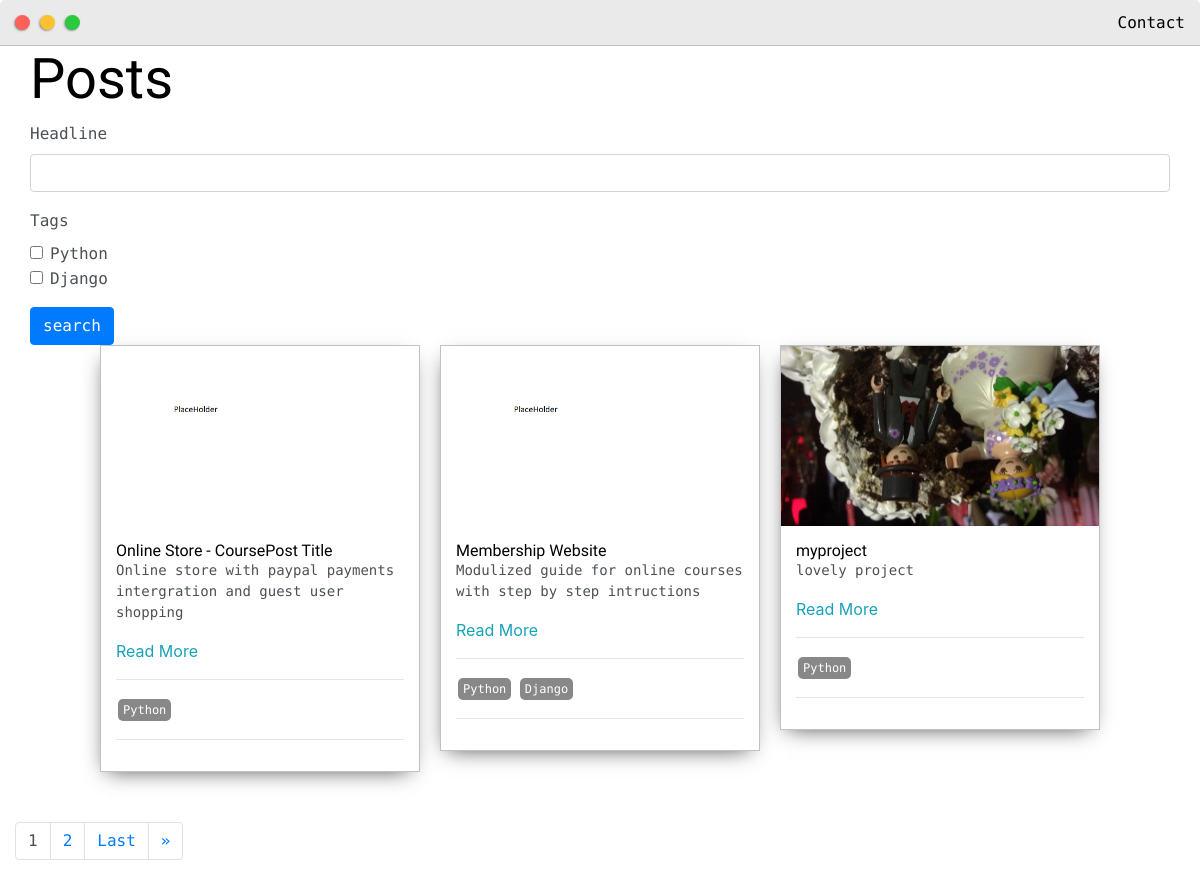
The app's page /posts/, older data.
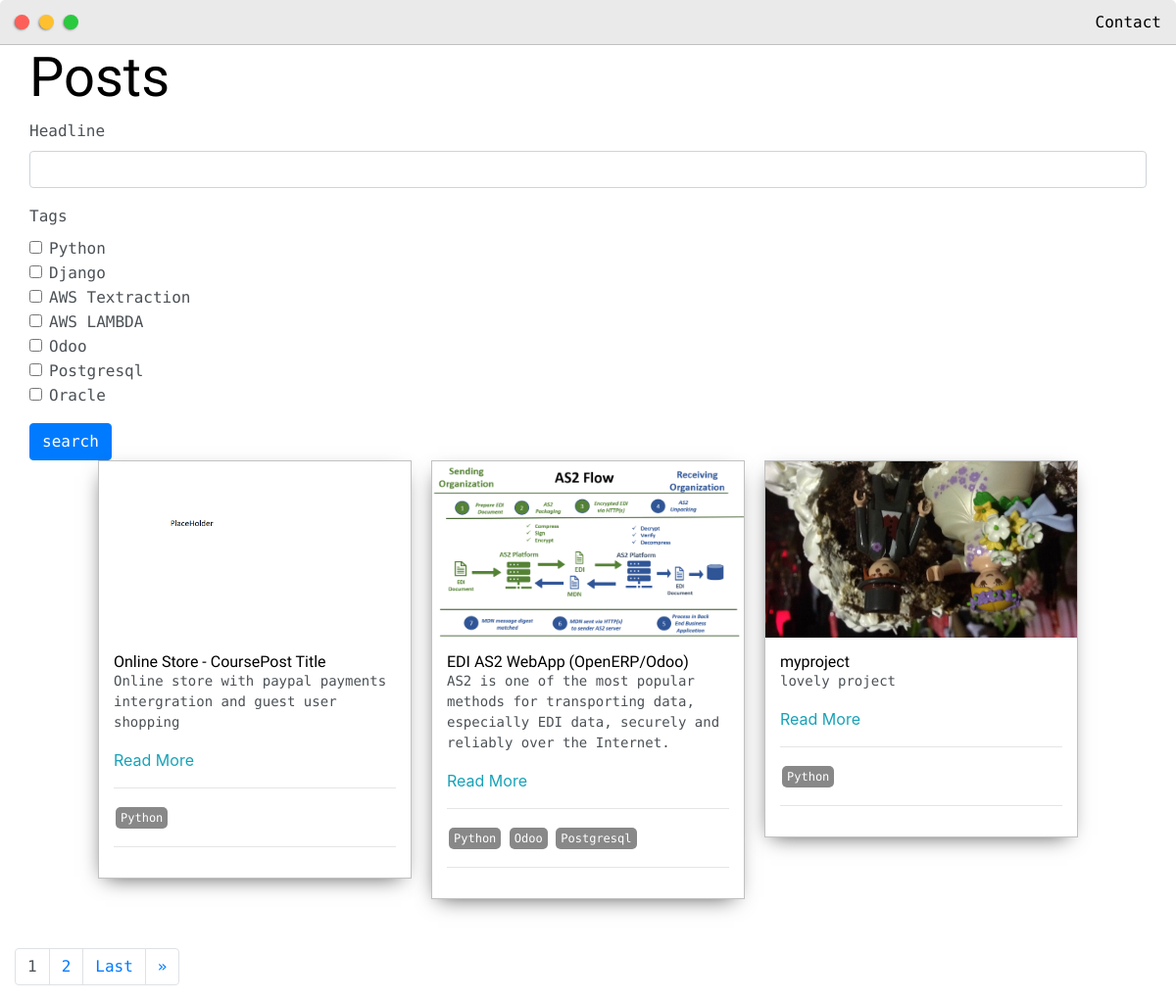
The same page, newer data.
### base/models.py (models this page shows, shortened)
class Post(models.Model):
    headline = models.CharField(max_length=200)
    sub_headline = models.CharField(max_length=200,null=True,blank=True)
    thumbnail = models.ImageField(null=True,blank=True,upload_to='images',default="/images/placeholder.png")
    body = RichTextUploadingField(null=True,blank=True)
    created = models.DateTimeField(auto_now_add=True)
    active = models.BooleanField(default=False)
    featured = models.BooleanField(default=False)
    tags = models.ManyToManyField(Tag,null=True)
    slug = models.SlugField(null=True,blank=True)

class Tag(models.Model):
    name = models.CharField(max_length=200)
    def __str__(self):
        return self.name

### base/views.py (the view)
# urls.py: path('posts/', views.posts,name='posts'),
def posts(request):
    posts = Post.objects.filter(active=True)
    myFilter = PostFilter(request.GET,queryset=posts)
    posts = myFilter.qs
    page = request.GET.get('page')
    paginator = Paginator(posts,3)
    try:
        posts = paginator.page(page)
    except PageNotAnInteger:
        posts = paginator.page(1)
    except EmptyPage:
        posts = paginator.page(paginator.num_pages)
    context = {'posts':posts,'myFilter':myFilter}
    return render(request,'base/posts.html',context)

### base/templates/base/posts.html (shortened to what this page needs)
{% extends 'base/main.html' %}
{% load static %}
{% load crispy_forms_tags %}
{% block content %}
<div class="main-container">
    <h1> Posts </h1>
	<form action="searchForm" method="GET">
		{{myFilter.form|crispy}}
		<input class="btn btn-primary" type="submit" value="search">
	</form>
    <div class="post-wrapper">
		{% for post in posts %}
            <div>
					<div class="post">
						<img class="thumbnail" src="{{post.thumbnail.url}}">
						<div class="post-preview">
							<h6 class="post-title">{{post.headline}}</h6>
							<p class="post-intro">{{post.sub_headline}}</p>
							<a href="{% url 'post' post.slug %}">Read More</a>
							<hr>
							{% for tag in post.tags.all %}
							<span class="tag">{{tag}}</span>
							{% endfor %}
							<hr>
						</div>
					</div>
				</div>
		{% empty %}
		<h1>NO Post Available </h1>
			{% endfor %}
	</div>
	<div class="row">
		{% if posts.has_other_pages %}
		<ul class="pagination">
			{% for i in posts.paginator.page_range %}
			{% if posts.number == i %}
			<li class="page-item"><a class="active page-link">{{i}}</a></li>
			{% else %}
			<li class="page-item"><a data-page="{{i}}" href="?page={{i}}" class="page-link">{{i}}</a></li>
			{% endif %}
			{% endfor %}
			{% if posts.has_next %}
			<li class="page-item"><a data-page="{{posts.paginator.num_pages}}" href="?page={{posts.paginator.num_pages}}" class="page-link">Last</a></li>
			<li class="page-item"><a data-page="{{posts.next_page_number}}" href="?page={{posts.next_page_number}}" class="page-link">&raquo;</a></li>
			{% endif %}
		</ul>
		{% endif %}
	</div>
</div>
{% endblock content %}

### base/templates/base/main.html (shortened to what this page needs)
<!DOCTYPE html>
{% load static %}
<html lang="en">
<head>
    <link rel="stylesheet" href="https://maxcdn.bootstrapcdn.com/bootstrap/4.0.0/css/bootstrap.min.css">
	<link rel="stylesheet" type="text/css" href="{% static 'css/default.css' %}">
</head>
<body>
{% include 'base/navbar.html' %}
{% block content %}{% endblock content %}
</body>
</html>

### base/templates/base/navbar.html (shortened to what this page needs)
<div class="nav-wrapper">
					<a href="{% url 'home' %}">
						<div class="dots-wrapper">
							<div id="dot-1" class="browser-dot"></div>
							<div id="dot-2" class="browser-dot"></div>
							<div id="dot-3" class="browser-dot"></div>
						</div>
					</a>
					<ul id="navigation">
						<li><a href="{% url 'home' %}#contact">Contact</a></li>
					</ul>
				</div>

### static/css/default.css (style rules this page uses)
:root { --mainColor:#eaeaea; --secondaryColor:#fff; --borderColor:#c1c1c1; --mainText:black; --secondaryText:#4b5156; --themeDotBorder:#24292e; --previewBg:rgb(251, 249, 243, 0.8); --previewShadow:#f0ead6; --buttonColor:black; }
html, body { padding: 0; margin: 0; scroll-behavior: smooth; }
body * { transition: 0.3s; }
h1, h2, h3, h4, h5, h6, strong { color: var(--mainText); font-family: 'Russo One', sans-serif; font-weight: 500; }
p, li, span, label, input, textarea { color: var(--secondaryText); font-family: 'Roboto Mono', monospace; }
a { text-decoration: none; color:#17a2b8; }
ul { list-style: none; }
h1 { font-size: 56px; }
h6 { font-size: 16px; }
.main-container { width: 1200px; margin: 0 auto; }
.nav-wrapper { border-radius:5px 5px 0 0; grid-area:nav-wrapper; border-bottom: 1px solid var(--borderColor); display: flex; justify-content: space-between; align-items: center; background-color: var(--mainColor); }
#navigation a { color:var(--mainText); }
#navigation { margin:0; padding: 10px; }
#navigation li { display: inline-block; margin-right: 5px; margin-left:5px; }
.dots-wrapper { display: flex; padding: 10px; }
#dot-1 { background-color: #FC6058; }
#dot-2 { background-color: #FEC02F; }
#dot-3 { background-color: #2ACA3E; }
.browser-dot { background-color: black; height: 15px; width: 15px; border-radius: 50%; margin: 5px; -webkit-box-shadow: -1px 1px 3px -1px rgba(0,0,0,0.75); -moz-box-shadow: -1px 1px 3px -1px rgba(0,0,0,0.75); box-shadow: -1px 1px 3px -1px rgba(0,0,0,0.75); }
.post-wrapper { display: grid; grid-template-columns: repeat(auto-fit, 320px); gap:20px; justify-content: center; padding-bottom: 50px; }
.post { border:1px solid var(--borderColor); -webkit-box-shadow: -2px 7px 21px -9px rgba(0,0,0,0.75); -moz-box-shadow: -2px 7px 21px -9px rgba(0,0,0,0.75); box-shadow: -2px 7px 21px -9px rgba(0,0,0,0.75); }
.thumbnail { display: block; width: 100%; height:180px; object-fit: cover; }
.post-preview { background-color: #fff; padding:15px; }
.post-title { color:black; margin: 0; }
.post-intro { color:#4b5156; font-size: 14px; }
.tag { display:inline-block; color:#fff; background:#888; border-radius:5px; margin:2px; padding:2px 5px; font-size:12px; }
@media screen and (max-width: 1200px) { .main-container { width: 95%; } }

Row changes from the older to the newer data that the page shows:
changed Post: loses Tag (name "Django"); thumbnail: picture added in place of a placeholder; headline "Membership Website" → "EDI AS2 WebApp (OpenERP/Odoo)"; sub_headline "Modulized guide for online courses with step by step intructions" → "AS2 is one of the most popular methods for transporting data, especially EDI data, securely and reliably over the Internet."
added Tag: name "Odoo", shown under Post "EDI AS2 WebApp (OpenERP/Odoo)"
added Tag: name "Postgresql", shown under Post "EDI AS2 WebApp (OpenERP/Odoo)"
Text that changed along with them:
form field tags: "☐ ☐" → "☐ ☐ ☐ ☐ ☐ ☐ ☐"
text no longer shown: "Headline Tags Python Django"
text now shown: "Headline Tags Python Django AWS Textraction AWS LAMBDA Odoo Postgresql Oracle"
